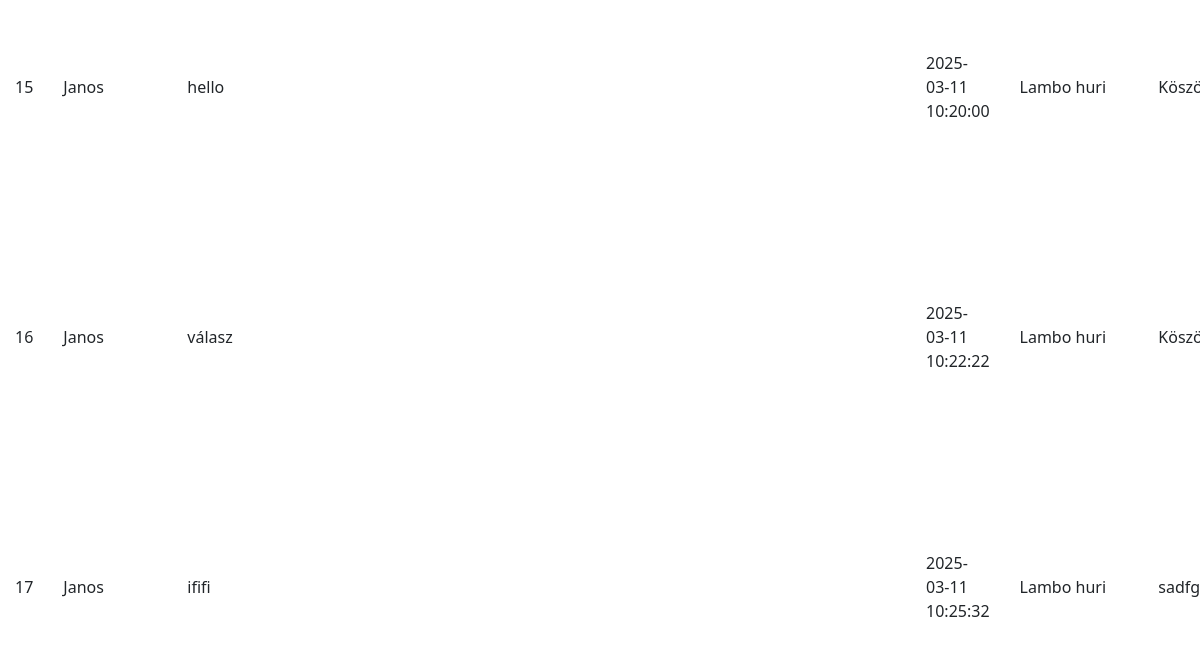
The app's page /admin/php/admin_velemenyek.php (lower part), older data.
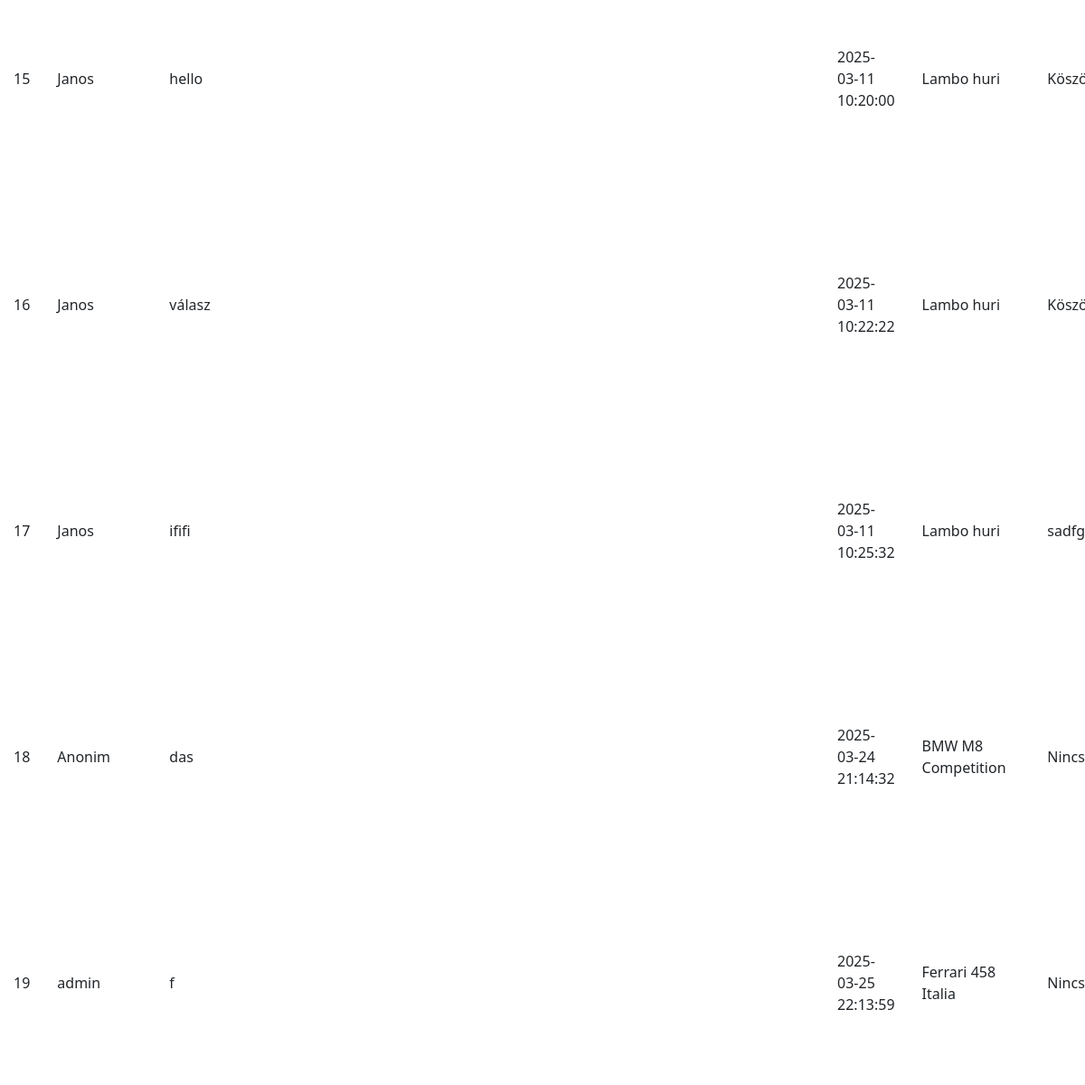
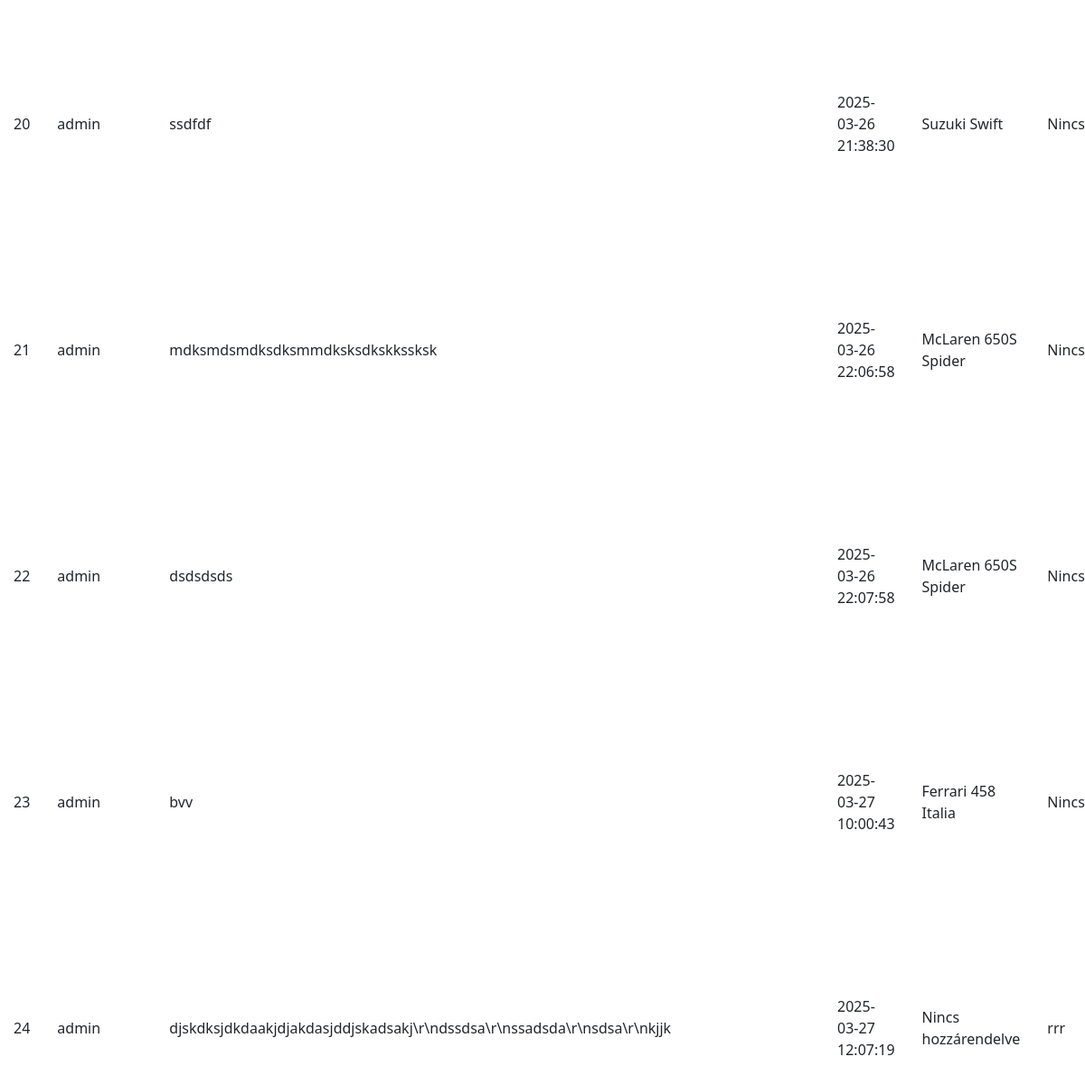
The same page, newer data (2 pictures, top to bottom).
### tables this page shows
CREATE TABLE `velemenyek` (
  `velemeny_id` int(11) NOT NULL,
  `felhasznalo_nev` varchar(255) NOT NULL,
  `uzenet` text NOT NULL,
  `datum` datetime DEFAULT current_timestamp(),
  `admin_valasz` text DEFAULT NULL,
  `jarmu_id` int(11) NOT NULL
);

CREATE TABLE `jarmuvek` (
  `jarmu_id` int(11) NOT NULL,
  `felhasznalas_id` int(11) DEFAULT NULL,
  `szerviz_id` int(11) DEFAULT NULL,
  `gyarto` varchar(255) DEFAULT NULL,
  `tipus` varchar(255) DEFAULT NULL,
  `motor` varchar(255) DEFAULT NULL,
  `gyartasi_ev` date DEFAULT NULL,
  `leiras` varchar(255) DEFAULT NULL,
  `ar` int(11) DEFAULT NULL,
  `kep_url` mediumtext NOT NULL
);

### admin/php/adatLekeres.php (called while the page is built)
<?php
    function adatokLekerese($muvelet) {
        $db = new mysqli ('localhost', 'root', '', 'autoberles');
        if ($db->connect_errno == 0 ) {
            $eredmeny = $db->query($muvelet);
            if ($db->errno == 0) {
                if ($eredmeny->num_rows != 0) {
                    return $adatok = $eredmeny->fetch_all(MYSQLI_ASSOC);
                }
                else {
                    return 'Nincs találat!';
                }
            }
            return $db->error;
        }
        else {
            return $db->connect_error;
        }
    }
?>

### admin/php/admin_velemenyek.php (the view, shortened to what this page needs)
<?php
include "./adatLekeres.php";
?>
<!DOCTYPE html>
<html lang="hu">
<head>
    <link rel="stylesheet" href="../../css/style.css">
    <link rel="stylesheet" href="../../css/admin.css">
    <link href="https://cdn.jsdelivr.net/npm/bootstrap@5.3.3/dist/css/bootstrap.min.css" rel="stylesheet">
</head>
<body>
    <div class="table-container">
        <?php
        $velemenyek_sql = "SELECT v.velemeny_id, v.felhasznalo_nev, v.uzenet, v.datum, v.admin_valasz, v.jarmu_id, j.gyarto, j.tipus
                           FROM velemenyek v
                           LEFT JOIN jarmuvek j ON v.jarmu_id = j.jarmu_id";
        $velemenyek = adatokLekerese($velemenyek_sql);
        echo '<table><tr><th>ID</th><th>Felhasználó</th><th>Vélemény</th><th>Dátum</th><th>Jármű</th><th>Admin válasz</th><th>Művelet</th></tr>';
        if (is_array($velemenyek)) {
            foreach ($velemenyek as $v) {
                $jarmu = isset($v['jarmu_id']) && $v['jarmu_id'] > 0 ? "{$v['gyarto']} {$v['tipus']}" : "Nincs hozzárendelve";
                echo '<tr>';
                echo '<td>' . $v['velemeny_id'] . '</td>';
                echo '<td>' . $v['felhasznalo_nev'] . '</td>';
                echo '<td>' . $v['uzenet'] . '</td>';
                echo '<td>' . $v['datum'] . '</td>';
                echo '<td>' . $jarmu . '</td>';
                echo '<td>' . ($v['admin_valasz'] ?? 'Nincs válasz') . '</td>';
                echo '</tr>';
            }
        } else {
            echo '<tr><td colspan="7">Nincs vélemény az adatbázisban.</td></tr>';
        }
        echo '</table>';
        ?>
    </div>
</body>
</html>

### css/style.css (style rules this page uses)
* { margin: 0; padding: 0; box-sizing: border-box; }
html, body { height: 100%; font-family: 'Arial', sans-serif; background-color: #e8ecef; color: #1c2526; overflow-x: hidden; scroll-behavior: smooth; line-height: 1.6; }
body { background: linear-gradient(145deg, #d3d7da, #a6adb1); min-height: 100vh; display: flex; flex-direction: column; animation: fadeInBody 2s ease-in-out; }
table { width: 100%; border-collapse: collapse; margin-bottom: 20px; background-color: #ffffff; border-radius: 8px; overflow: hidden; box-shadow: 0 3px 10px rgba(0, 0, 0, 0.1); }
::placeholder { color: #999; opacity: 1; }

### css/admin.css (style rules this page uses)
body { padding-top: 8%; }

Row changes from the older to the newer data that the page shows:
added velemenyek: velemeny_id "18", felhasznalo_nev "Anonim", uzenet "das", datum "2025-03-24 21:14:32", jarmu.tipus "BMW M8 Competition", admin_valasz "Nincs…"
added velemenyek: velemeny_id "19", felhasznalo_nev "admin", uzenet "f", datum "2025-03-25 22:13:59", jarmu.tipus "Ferrari 458 Italia", admin_valasz "Nincs…"
added velemenyek: velemeny_id "20", felhasznalo_nev "admin", uzenet "ssdfdf", datum "2025-03-26 21:38:30", jarmu.tipus "Suzuki Swift", admin_valasz "Nincs…"
added velemenyek: velemeny_id "21", felhasznalo_nev "admin", uzenet "mdksmdsmdksdksmmdksksdkskkssksk", datum "2025-03-26 22:06:58", jarmu.tipus "McLaren 650S Spider", admin_valasz "Nincs…"
added velemenyek: velemeny_id "22", felhasznalo_nev "admin", uzenet "dsdsdsds", datum "2025-03-26 22:07:58", jarmu.tipus "McLaren 650S Spider", admin_valasz "Nincs…"
added velemenyek: velemeny_id "23", felhasznalo_nev "admin", uzenet "bvv", datum "2025-03-27 10:00:43", jarmu.tipus "Ferrari 458 Italia", admin_valasz "Nincs…"
added velemenyek: velemeny_id "24", felhasznalo_nev "admin", uzenet "djskdksjdkdaakjdjakdasjddjskadsakj\\r\\ndssdsa\\r\\nssadsda\\r\\nsdsa\\r\\nkjjk", datum "2025-03-27 12:07:19", jarmu "Nincs hozzárendelve", admin_valasz "rrr"
